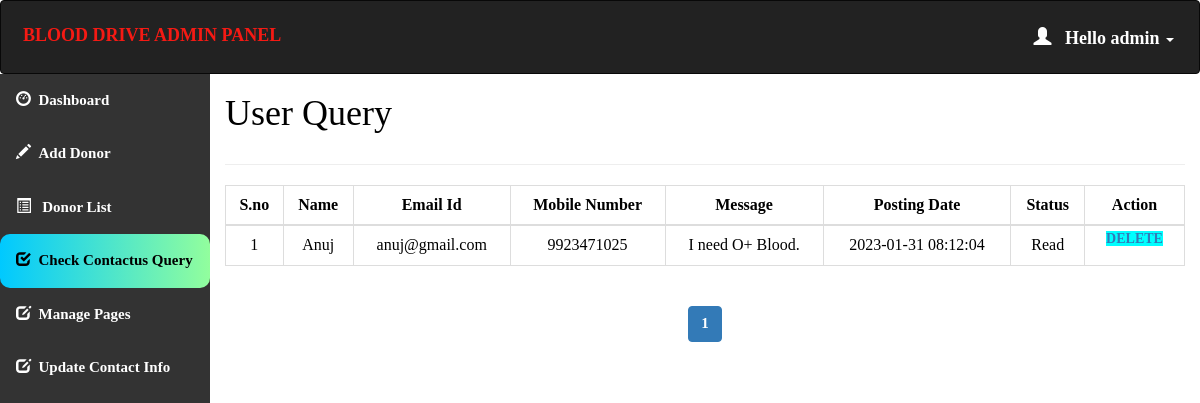
Screenshot of /admin/query.php (signed in) with the database file from the repository.
### tables this page shows
CREATE TABLE `contact_query` (
  `query_id` int(11) NOT NULL,
  `query_name` varchar(100) NOT NULL,
  `query_mail` varchar(120) NOT NULL,
  `query_number` char(11) NOT NULL,
  `query_message` longtext NOT NULL,
  `query_date` timestamp NOT NULL DEFAULT current_timestamp() ON UPDATE current_timestamp(),
  `query_status` int(11) DEFAULT NULL
);

### admin/query.php (the view, shortened to what this page needs)
<html>
<head>
  <link rel="stylesheet" href="https://maxcdn.bootstrapcdn.com/bootstrap/3.4.1/css/bootstrap.min.css">
</head>
<?php
  if (isset($_SESSION['loggedin']) && $_SESSION['loggedin'] == true) {
  ?>
<body style="color:black">
<div id="header">
<?php include 'header.php';
?>
</div>
<div id="sidebar">
<?php $active="query"; include 'sidebar.php'; ?>
</div>
<div id="content" >
  <div class="content-wrapper">
    <div class="container-fluid">
      <div class="row">
        <div class="col-md-12 lg-12 sm-12">
          <h1 class="page-title">User Query</h1>
        </div>
      </div>
      <hr>
      <?php
        include 'conn.php';
          $limit = 10;
          if(isset($_GET['page'])){
            $page = $_GET['page'];
          }else{
            $page = 1;
          }
          $offset = ($page - 1) * $limit;
          $count=$offset+1;
        $sql= "select * from contact_query LIMIT {$offset},{$limit}";
        $result=mysqli_query($conn,$sql);
        if(mysqli_num_rows($result)>0)   {
       ?>
       <div class="table-responsive">
      <table class="table table-bordered" style="text-align:center">
          <thead style="text-align:center">
          <th style="text-align:center">S.no</th>
          <th style="text-align:center">Name</th>
          <th style="text-align:center">Email Id</th>
          <th style="text-align:center">Mobile Number</th>
          <th style="text-align:center">Message</th>
          <th style="text-align:center">Posting Date</th>
          <th style="text-align:center">Status</th>
          <th style="text-align:center">Action</th>
          </thead>
          <tbody>
            <?php
            while($row = mysqli_fetch_assoc($result)) { ?>
          <tr>
                  <td><?php echo $count++; ?></td>
                  <td><?php echo $row['query_name']; ?></td>
                  <td><?php echo $row['query_mail']; ?></td>
                  <td><?php echo $row['query_number']; ?></td>
                  <td><?php echo $row['query_message']; ?></td>
                  <td><?php echo $row['query_date']; ?></td>
                  <?php if($row['query_status']==1)
{
?><td>Read<br></td>
<?php } else {?>
<td><a href="query.php?id=<?php echo $row['query_id'];?>" onclick="clickme()"><b id="demo">Pending</b></a><br>
</td>
<?php } ?>
                    <td id="he" style="width:100px">
                    <a style="background-color:aqua" href='delete_query.php?id=<?php echo $row['query_id']; ?>'> Delete </a>
                </td>
              </tr>
            <?php } ?>
          </tbody>
      </table>
    </div>
    <?php } ?>
    <div class="table-responsive"style="text-align:center;align:center">
        <?php
        $sql1 = "SELECT * FROM contact_query";
        $result1 = mysqli_query($conn, $sql1) or die("Query Failed.");
        if(mysqli_num_rows($result1) > 0){
          $total_records = mysqli_num_rows($result1);
          $total_page = ceil($total_records / $limit);
          echo '<ul class="pagination admin-pagination">';
          for($i = 1; $i <= $total_page; $i++){
            if($i == $page){
              $active = "active";
            }else{
              $active = "";
            }
            echo '<li class="'.$active.'"><a href="query.php?page='.$i.'">'.$i.'</a></li>';
          }
          echo '</ul>';
        }
        ?>
        </div>
      </div>
    </div>
   <?php }
    ?>
</body>
</html>

### admin/query.php (style rules this page uses)
#sidebar { position:relative;margin-top:-20px }
#content { position:relative;margin-left:210px }
#he { font-size: 14px; font-weight: 600; text-transform: uppercase; padding: 3px 7px; color: #fff; text-decoration: none; border-radius: 3px; align:center }

### admin/sidebar.php (style rules this page uses)
body { margin: 0; font-family: 'Averia Gruesa Libre';font-size: 15px; color:#F8F9F9; }

### rows the page displays
contact_query: query_name "Anuj", query_mail "anuj@gmail.com", query_number "9923471025", query_message "I need O+ Blood.", query_date "2023-01-31 08:12:04", query_status "Read"
